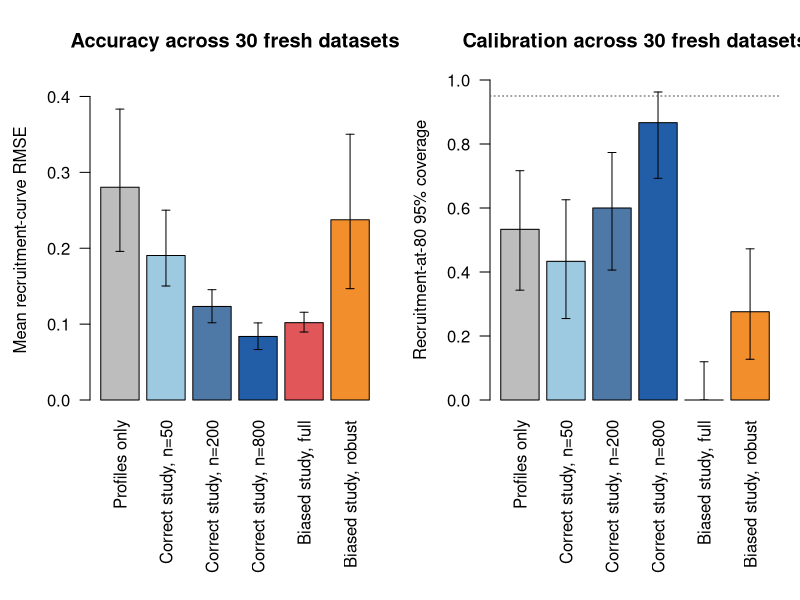

The R source for this figure:
summary_table <- read.csv("results/auxiliary_confirmatory/summary.csv")
paired <- read.csv("results/auxiliary_confirmatory/paired_summary.csv")

regimes <- c(
  "weak",
  "correct_full_50",
  "correct_full_200",
  "correct_full_800",
  "biased_full_800",
  "biased_robust_800"
)
labels <- c(
  "Profiles only",
  "Correct study, n=50",
  "Correct study, n=200",
  "Correct study, n=800",
  "Biased study, full",
  "Biased study, robust"
)
colors <- c(
  "#BDBDBD",
  "#9ECAE1",
  "#4E79A7",
  "#225EA8",
  "#E15759",
  "#F28E2B"
)
summary_table <- summary_table[match(regimes, summary_table$regime), ]
paired <- paired[match(regimes, paired$regime), ]

dir.create(
  "artifacts/auxiliary_fecundity",
  recursive = TRUE,
  showWarnings = FALSE
)
png(
  "artifacts/auxiliary_fecundity/confirmatory_results.png",
  width = 2000,
  height = 1050,
  res = 180
)
par(mfrow = c(1, 2), mar = c(10, 4.5, 4, 1))
mid <- barplot(
  summary_table$mean_curve_rmse,
  names.arg = labels,
  las = 2,
  col = colors,
  ylim = c(0, max(summary_table$curve_rmse_q975) * 1.1),
  ylab = "Mean recruitment-curve RMSE",
  main = "Accuracy across 30 fresh datasets"
)
arrows(
  mid,
  summary_table$curve_rmse_q025,
  mid,
  summary_table$curve_rmse_q975,
  angle = 90,
  code = 3,
  length = 0.04
)

mid <- barplot(
  summary_table$coverage_at_80,
  names.arg = labels,
  las = 2,
  col = colors,
  ylim = c(0, 1),
  ylab = "Recruitment-at-80 95% coverage",
  main = "Calibration across 30 fresh datasets"
)
arrows(
  mid,
  summary_table$coverage_q025,
  mid,
  summary_table$coverage_q975,
  angle = 90,
  code = 3,
  length = 0.04
)
abline(h = 0.95, lty = 3, col = "gray30")
dev.off()

cat("Created confirmatory auxiliary-fecundity plot.\n")
